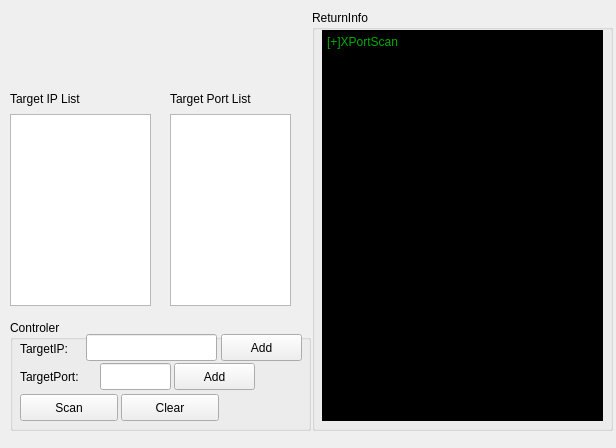
<?xml version="1.0" encoding="UTF-8"?>
<ui version="4.0">
 <class>MainWindow</class>
 <widget class="QMainWindow" name="MainWindow">
  <property name="geometry">
   <rect>
    <x>0</x>
    <y>0</y>
    <width>616</width>
    <height>448</height>
   </rect>
  </property>
  <property name="windowTitle">
   <string>XPortScan</string>
  </property>
  <widget class="QWidget" name="centralwidget">
   <widget class="QLabel" name="labLogo">
    <property name="geometry">
     <rect>
      <x>0</x>
      <y>10</y>
      <width>301</width>
      <height>71</height>
     </rect>
    </property>
    <property name="styleSheet">
     <string notr="true">background-image: url(:/rc/xportscan_2.png);</string>
    </property>
    <property name="text">
     <string/>
    </property>
   </widget>
   <widget class="QGroupBox" name="groupBox">
    <property name="geometry">
     <rect>
      <x>312</x>
      <y>10</y>
      <width>301</width>
      <height>421</height>
     </rect>
    </property>
    <property name="title">
     <string>ReturnInfo</string>
    </property>
    <widget class="QPlainTextEdit" name="pteReturnInfo">
     <property name="geometry">
      <rect>
       <x>10</x>
       <y>20</y>
       <width>281</width>
       <height>391</height>
      </rect>
     </property>
     <property name="styleSheet">
      <string notr="true">background-color: rgb(0, 0, 0);
color: rgb(0, 172, 0);</string>
     </property>
     <property name="plainText">
      <string>[+]XPortScan</string>
     </property>
    </widget>
   </widget>
   <widget class="QLabel" name="label_2">
    <property name="geometry">
     <rect>
      <x>10</x>
      <y>90</y>
      <width>91</width>
      <height>17</height>
     </rect>
    </property>
    <property name="text">
     <string>Target IP List</string>
    </property>
   </widget>
   <widget class="QLabel" name="label_3">
    <property name="geometry">
     <rect>
      <x>170</x>
      <y>90</y>
      <width>111</width>
      <height>17</height>
     </rect>
    </property>
    <property name="text">
     <string>Target Port List</string>
    </property>
   </widget>
   <widget class="QGroupBox" name="groupBox_2">
    <property name="geometry">
     <rect>
      <x>10</x>
      <y>320</y>
      <width>301</width>
      <height>111</height>
     </rect>
    </property>
    <property name="title">
     <string>Controler</string>
    </property>
    <widget class="QLabel" name="label">
     <property name="geometry">
      <rect>
       <x>10</x>
       <y>20</y>
       <width>66</width>
       <height>17</height>
      </rect>
     </property>
     <property name="text">
      <string>TargetIP:</string>
     </property>
    </widget>
    <widget class="QLineEdit" name="letTargetIP">
     <property name="geometry">
      <rect>
       <x>76</x>
       <y>14</y>
       <width>131</width>
       <height>27</height>
      </rect>
     </property>
    </widget>
    <widget class="QPushButton" name="btnTargetIPAdd">
     <property name="geometry">
      <rect>
       <x>211</x>
       <y>14</y>
       <width>81</width>
       <height>27</height>
      </rect>
     </property>
     <property name="text">
      <string>Add</string>
     </property>
    </widget>
    <widget class="QLabel" name="label_4">
     <property name="geometry">
      <rect>
       <x>10</x>
       <y>48</y>
       <width>81</width>
       <height>17</height>
      </rect>
     </property>
     <property name="text">
      <string>TargetPort:</string>
     </property>
    </widget>
    <widget class="QLineEdit" name="letTargetPort">
     <property name="geometry">
      <rect>
       <x>90</x>
       <y>43</y>
       <width>71</width>
       <height>27</height>
      </rect>
     </property>
    </widget>
    <widget class="QPushButton" name="btnTargetPortAdd">
     <property name="geometry">
      <rect>
       <x>164</x>
       <y>43</y>
       <width>81</width>
       <height>27</height>
      </rect>
     </property>
     <property name="text">
      <string>Add</string>
     </property>
    </widget>
    <widget class="QPushButton" name="btnScan">
     <property name="geometry">
      <rect>
       <x>10</x>
       <y>74</y>
       <width>98</width>
       <height>27</height>
      </rect>
     </property>
     <property name="text">
      <string>Scan</string>
     </property>
    </widget>
    <widget class="QPushButton" name="btnClear">
     <property name="geometry">
      <rect>
       <x>111</x>
       <y>74</y>
       <width>98</width>
       <height>27</height>
      </rect>
     </property>
     <property name="text">
      <string>Clear</string>
     </property>
    </widget>
   </widget>
   <widget class="QListWidget" name="lstIP">
    <property name="geometry">
     <rect>
      <x>10</x>
      <y>114</y>
      <width>141</width>
      <height>192</height>
     </rect>
    </property>
   </widget>
   <widget class="QListWidget" name="lstPort">
    <property name="geometry">
     <rect>
      <x>170</x>
      <y>114</y>
      <width>121</width>
      <height>192</height>
     </rect>
    </property>
   </widget>
  </widget>
 </widget>
 <resources>
  <include location="XPortScan.qrc"/>
 </resources>
 <connections/>
</ui>
